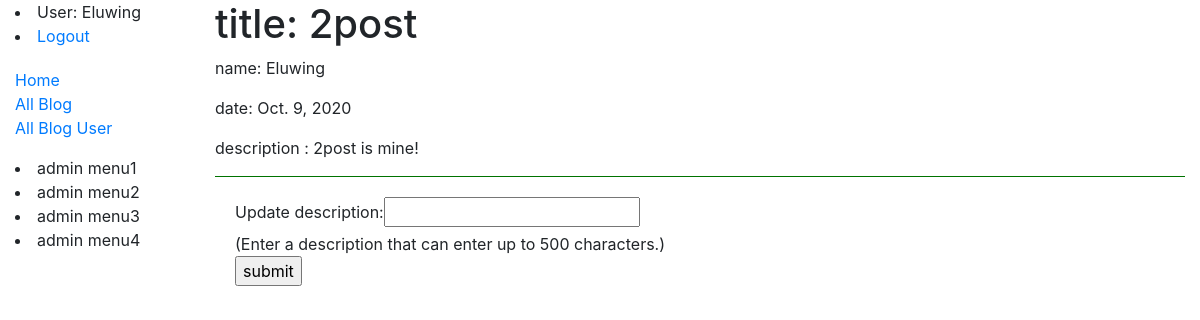
Page /blog/blogs/2/comments/13/update/ (signed in) on the committed database.
### dryblog/models.py (models this page shows, shortened)
class Post(models.Model):
    p_title = models.CharField('Posted Title',max_length = 30, help_text = 'You can enter up to 30 characters.')
    p_name = models.CharField('Posted name',max_length = 10, help_text = 'You can enter up to 10 characters.')
    p_date = models.DateField('Posted date',default = datetime.date.today)
    p_description = models.TextField('Text',max_length = 500)
    class Meta:
        ordering = ['p_date']

### dryblog/views.py (the view)
# urls.py: path('blogs/<int:post_id>/comments/<int:comment_id>/update/', views.comment_update, name="comment_update"),
@login_required
def comment_update(request, post_id, comment_id):
    obj_comment = get_object_or_404(Comment, id = comment_id)
    post = get_object_or_404(Post, id = post_id)
    form = CommentUpdateForm(request.POST)
    crud_flag = crud_permissions(request.user.username, obj_comment.c_name)
    blog_admin_flag = admin_permissions_confirm(request)
    if crud_flag == False and blog_admin_flag == False :
        return HttpResponseRedirect(reverse('post'))
    if request.method == 'POST':
        form = CommentUpdateForm(request.POST)
        if form.is_valid():
            comment_description = form.cleaned_data['update_description']
            update_comment = Comment(id = comment_id, post = post, c_description=comment_description)
            update_comment.save()
            return HttpResponseRedirect(reverse('post-detail', args=[post_id]))
    else:
        form = CommentUpdateForm(
            initial= {
                'update_description': '',
            })
    context = {
        'form': form,
        'post': post,
        'blog_admin_flag': blog_admin_flag,
    }
    return render(request, 'dryblog/comment_detail.html', context)

### dryblog/forms.py
class CommentUpdateForm(forms.Form):
    update_description = forms.CharField(help_text=mark_safe("(Enter a description that can enter up to 500 characters.)<br />"))

### dryblog/views.py (called while the page is built)
def crud_permissions(request_get_name, post_get_name):
    if request_get_name == post_get_name:
        return True
    else :
        return False

def admin_permissions_confirm(obj_request):
    user_perm_list = str(obj_request.user.get_group_permissions())
    admin_perm_flag = False
    if "auth.change_user" in user_perm_list :
        admin_perm_flag = True
    return admin_perm_flag

### dryblog/templates/dryblog/comment_detail.html (shortened to what this page needs)
{% extends "base_generic.html" %}
{% block content %}
  <h1>title: {{ post.p_title }}</h1>
  <p>name: {{ post.p_name }}</p>
  <p>date: {{ post.p_date}}</p>
  <p>description : {{ post.p_description}}</p>
  <hr color="green">
  <div style="margin-left:20px;margin-top:20px">
    <form method="POST" action="">
        {{ form.as_table }}
      <input type="submit" id="js-pl-submit" value="submit"></input>
    </form>
  </div>
{% endblock %}

### dryblog/templates/base_generic.html (shortened to what this page needs)
<!DOCTYPE html>
<html lang="en">
<head>
  <link rel="stylesheet" href="https://stackpath.bootstrapcdn.com/bootstrap/4.1.3/css/bootstrap.min.css">
  {% load static %}
  <link rel="stylesheet" href="{% static 'css/styles.css' %}">
</head>
<body>
  <div class="container-fluid">
    <div class="row">
      <div class="col-sm-2">
      {% block sidebar %}
        {% if user.is_authenticated %}
          <li>User: {{ user.get_username }}</li>
          <li><a href="{% url 'logout'%}?next={{request.path}}">Logout</a></li>
          <ul class="sidebar-nav">
            <li><a href="{% url 'index' %}">Home</a></li>
            <li><a href="{% url 'post' %}">All Blog</a></li>
            <li><a href="{% url 'user_list' %}">All Blog User</a></li>
          </ul>
        {% else %}
          <li><a href="{% url 'login'%}?next={{request.path}}">Login</a></li>
          <ul class="sidebar-nav">
            <li><a href="{% url 'index' %}">Home</a></li>
            <li><a href="{% url 'post' %}">All Blog</a></li>
          </ul>
        {% endif %}
        {% if blog_admin_flag %}
          <li>admin menu1</a></li>
          <li>admin menu2</a></li>
          <li>admin menu3</a></li>
          <li>admin menu4</a></li>
        {% endif %}
     {% endblock %}
      </div>
      <div class="col-sm-10 ">{% block content %}{% endblock %}
      </div>
    </div>
  </div>
</body>
</html>

### dryblog/static/css/styles.css (style rules this page uses)
.sidebar-nav { margin-top: 20px; padding: 0; list-style: none; }

### rows in the picture
Post: p_title "2post", p_name "Eluwing", p_date "Oct. 9, 2020", p_description "2post is mine!"

### other values in the picture
{{ user.get_username }} "Eluwing"
